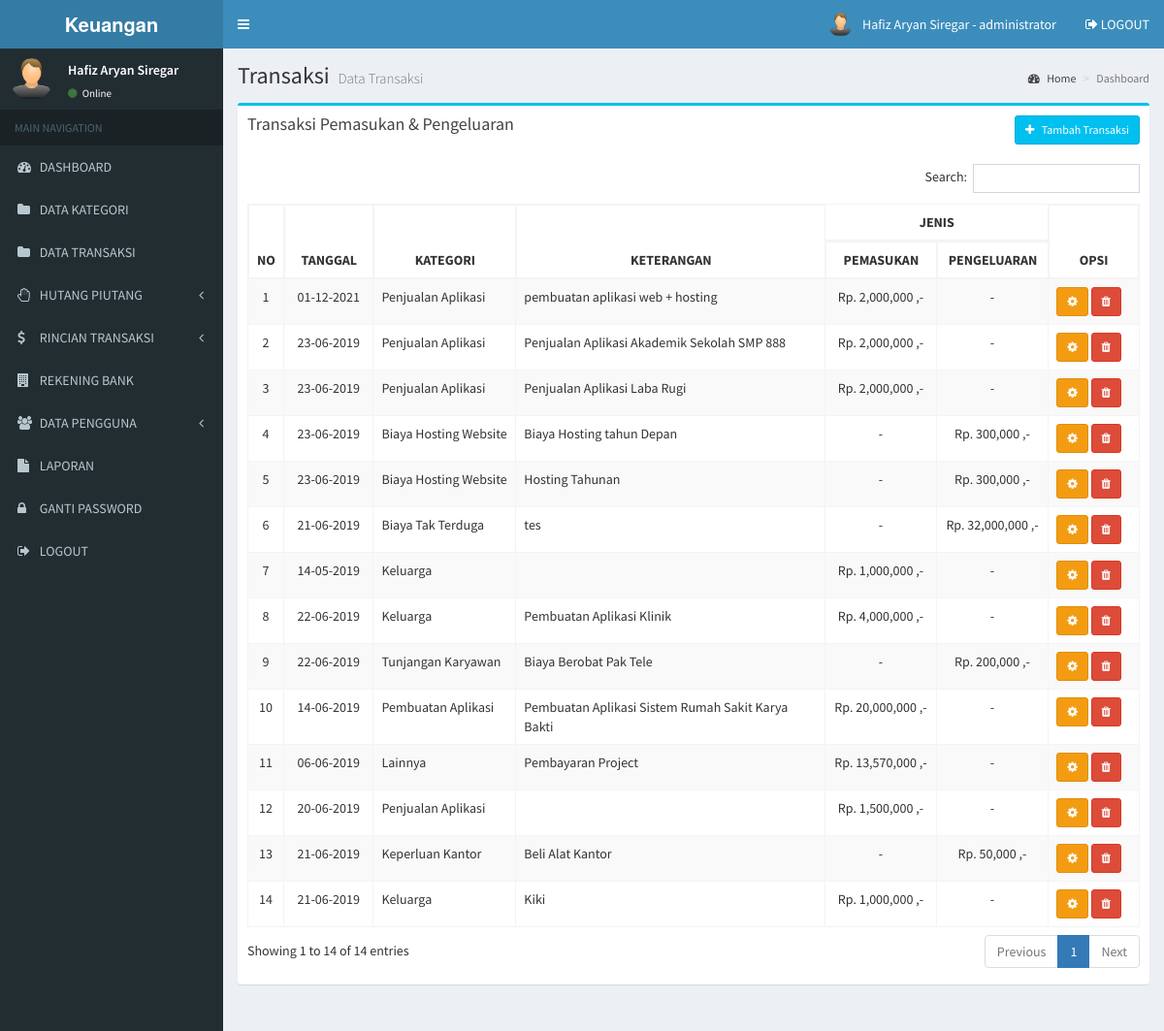
The page /admin/transaksi.php (signed in) on the database its author committed.
### tables this page shows
CREATE TABLE `user` (
  `user_id` int(11) NOT NULL,
  `user_nama` varchar(100) NOT NULL,
  `user_username` varchar(100) NOT NULL,
  `user_password` varchar(100) NOT NULL,
  `user_foto` varchar(100) DEFAULT NULL,
  `user_level` varchar(20) NOT NULL
);

CREATE TABLE `transaksi` (
  `transaksi_id` int(11) NOT NULL,
  `transaksi_tanggal` date NOT NULL,
  `transaksi_jenis` enum('Pengeluaran','Pemasukan') NOT NULL,
  `transaksi_kategori` int(11) NOT NULL,
  `transaksi_nominal` int(11) NOT NULL,
  `transaksi_keterangan` text NOT NULL,
  `transaksi_bank` int(11) NOT NULL
);

CREATE TABLE `kategori` (
  `kategori_id` int(11) NOT NULL,
  `kategori` varchar(255) NOT NULL
);

### admin/transaksi.php (the view, shortened to what this page needs)
<?php include 'header.php'; ?>
<div class="content-wrapper">
  <section class="content-header">
    <h1>
      Transaksi
      <small>Data Transaksi</small>
    </h1>
    <ol class="breadcrumb">
      <li><a href="#"><i class="fa fa-dashboard"></i> Home</a></li>
      <li class="active">Dashboard</li>
    </ol>
  </section>
  <section class="content">
    <div class="row">
      <section class="col-lg-12">
        <div class="box box-info">
          <div class="box-header">
            <h3 class="box-title">Transaksi Pemasukan & Pengeluaran</h3>
            <div class="btn-group pull-right">
              <button type="button" class="btn btn-info btn-sm" data-toggle="modal" data-target="#exampleModal">
                <i class="fa fa-plus"></i> &nbsp Tambah Transaksi
              </button>
            </div>
          </div>
          <div class="box-body">
            <div class="table-responsive">
              <table class="table table-bordered table-striped" id="table-datatable">
                <thead>
                  <tr>
                    <th width="1%" rowspan="2">NO</th>
                    <th width="10%" rowspan="2" class="text-center">TANGGAL</th>
                    <th rowspan="2" class="text-center">KATEGORI</th>
                    <th rowspan="2" class="text-center">KETERANGAN</th>
                    <th colspan="2" class="text-center">JENIS</th>
                    <th rowspan="2" width="10%" class="text-center">OPSI</th>
                  </tr>
                  <tr>
                    <th class="text-center">PEMASUKAN</th>
                    <th class="text-center">PENGELUARAN</th>
                  </tr>
                </thead>
                <tbody>
                  <?php
                  include '../koneksi.php';
                  $no=1;
                  $data = mysqli_query($koneksi,"SELECT * FROM transaksi,kategori where kategori_id=transaksi_kategori order by transaksi_id desc");
                  while($d = mysqli_fetch_array($data)){
                    ?>
                    <tr>
                      <td class="text-center"><?php echo $no++; ?></td>
                      <td class="text-center"><?php echo date('d-m-Y', strtotime($d['transaksi_tanggal'])); ?></td>
                      <td><?php echo $d['kategori']; ?></td>
                      <td><?php echo $d['transaksi_keterangan']; ?></td>
                      <td class="text-center">
                        <?php
                        if($d['transaksi_jenis'] == "Pemasukan"){
                          echo "Rp. ".number_format($d['transaksi_nominal'])." ,-";
                        }else{
                          echo "-";
                        }
                        ?>
                      </td>
                      <td class="text-center">
                        <?php
                        if($d['transaksi_jenis'] == "Pengeluaran"){
                          echo "Rp. ".number_format($d['transaksi_nominal'])." ,-";
                        }else{
                          echo "-";
                        }
                        ?>
                      </td>
                      <td>
                        <button type="button" class="btn btn-warning btn-sm" data-toggle="modal" data-target="#edit_transaksi_<?php echo $d['transaksi_id'] ?>">
                          <i class="fa fa-cog"></i>
                        </button>
                        <button type="button" class="btn btn-danger btn-sm" data-toggle="modal" data-target="#hapus_transaksi_<?php echo $d['transaksi_id'] ?>">
                          <i class="fa fa-trash"></i>
                        </button>
                      </td>
                    </tr>
                    <?php
                  }
                  ?>
                </tbody>
              </table>
            </div>
          </div>
        </div>
      </section>
    </div>
  </section>
</div>
<?php include 'footer.php'; ?>

### admin/header.php (shortened to what this page needs)
<!DOCTYPE html>
<html>
<head>
  <link rel="stylesheet" href="../assets/bower_components/bootstrap/dist/css/bootstrap.min.css">
  <link rel="stylesheet" href="../assets/bower_components/font-awesome/css/font-awesome.min.css">
  <link rel="stylesheet" href="../assets/bower_components/Ionicons/css/ionicons.min.css">
  <link rel="stylesheet" href="../assets/dist/css/AdminLTE.min.css">
  <link rel="stylesheet" href="../assets/bower_components/datatables.net-bs/css/dataTables.bootstrap.min.css">
  <link rel="stylesheet" href="../assets/dist/css/skins/_all-skins.min.css">
  <link rel="stylesheet" href="../assets/bower_components/morris.js/morris.css">
  <link rel="stylesheet" href="../assets/bower_components/jvectormap/jquery-jvectormap.css">
  <link rel="stylesheet" href="../assets/bower_components/bootstrap-datepicker/dist/css/bootstrap-datepicker.min.css">
  <link rel="stylesheet" href="../assets/bower_components/bootstrap-daterangepicker/daterangepicker.css">
  <link rel="stylesheet" href="../assets/plugins/bootstrap-wysihtml5/bootstrap3-wysihtml5.min.css">
  <?php
  include '../koneksi.php';
  ?>
</head>
<body class="hold-transition skin-blue sidebar-mini">
  <div class="wrapper">
    <header class="main-header">
      <a href="index.php" class="logo">
        <span class="logo-lg"><b>Keuangan</b></span>
      </a>
      <nav class="navbar navbar-static-top">
        <a href="#" class="sidebar-toggle" data-toggle="push-menu" role="button">
        </a>
        <div class="navbar-custom-menu">
          <ul class="nav navbar-nav">
            <li class="dropdown user user-menu">
              <a href="#" class="dropdown-toggle" data-toggle="dropdown">
                <?php
                $id_user = $_SESSION['id'];
                $profil = mysqli_query($koneksi, "select * from user where user_id='$id_user'");
                $profil = mysqli_fetch_assoc($profil);
                if ($profil['user_foto'] == "") {
                ?>
                  <img src="../gambar/sistem/user.png" class="user-image">
                <?php } else { ?>
                  <img src="../gambar/user/<?php echo $profil['user_foto'] ?>" class="user-image">
                <?php } ?>
                <span class="hidden-xs"><?php echo $_SESSION['nama']; ?> - <?php echo $_SESSION['level']; ?></span>
              </a>
            </li>
            <li>
              <a href="logout.php" onclick="return confirm('Apakah Anda yakin untuk logout?')">
                <i class="fa fa-sign-out"></i> LOGOUT
              </a>
            </li>
          </ul>
        </div>
      </nav>
    </header>
    <aside class="main-sidebar">
      <section class="sidebar">
        <div class="user-panel">
          <div class="pull-left image">
            <?php
            $id_user = $_SESSION['id'];
            $profil = mysqli_query($koneksi, "select * from user where user_id='$id_user'");
            $profil = mysqli_fetch_assoc($profil);
            if ($profil['user_foto'] == "") {
            ?>
              <img src="../gambar/sistem/user.png" class="img-circle">
            <?php } else { ?>
              <img src="../gambar/user/<?php echo $profil['user_foto'] ?>" class="img-circle" style="max-height:45px">
            <?php } ?>
          </div>
          <div class="pull-left info">
            <p><?php echo $_SESSION['nama']; ?></p>
            <a href="#"><i class="fa fa-circle text-success"></i> Online</a>
          </div>
        </div>
        <ul class="sidebar-menu" data-widget="tree">
          <li class="header">MAIN NAVIGATION</li>
          <li>
            <a href="index.php">
              <i class="fa fa-dashboard"></i> <span>DASHBOARD</span>
            </a>
          </li>
          <li>
            <a href="kategori.php">
              <i class="fa fa-folder"></i> <span>DATA KATEGORI</span>
            </a>
          </li>
          <li>
            <a href="transaksi.php">
              <i class="fa fa-folder"></i> <span>DATA TRANSAKSI</span>
            </a>
          </li>
          <li class="treeview">
            <a href="#">
              <i class="fa fa-hand-paper-o"></i>
              <span>HUTANG PIUTANG</span>
              <span class="pull-right-container">
                <i class="fa fa-angle-left pull-right"></i>
              </span>
            </a>
          </li>
          <li class="treeview">
            <a href="#">
              <i class="fa fa-dollar"></i>
              <span>RINCIAN TRANSAKSI</span>
              <span class="pull-right-container">
                <i class="fa fa-angle-left pull-right"></i>
              </span>
            </a>
          </li>
          <li>
            <a href="bank.php">
              <i class="fa fa-building"></i> <span>REKENING BANK</span>
            </a>
          </li>
          <li class="treeview">
            <a href="#">
              <i class="fa fa-users"></i>
              <span>DATA PENGGUNA</span>
              <span class="pull-right-container">
                <i class="fa fa-angle-left pull-right"></i>
              </span>
            </a>
          </li>
          <li>
            <a href="laporan.php">
              <i class="fa fa-file"></i> <span>LAPORAN</span>
            </a>
          </li>
          <li>
            <a href="gantipassword.php">
              <i class="fa fa-lock"></i> <span>GANTI PASSWORD</span>
            </a>
          </li>
          <li>
            <a href="logout.php" onclick="return confirm('Apakah Anda yakin untuk logout?')">
              <i class="fa fa-sign-out"></i> <span>LOGOUT</span>
            </a>
          </li>
        </ul>
      </section>
    </aside>

### admin/header.php (style rules this page uses)
#table-datatable { width: 100% !important; }
#table-datatable .sorting_disabled { border: 1px solid #f4f4f4; }

### rows shown on the page
user: user_foto (picture)
transaksi: transaksi_tanggal "01-12-2021", kategori.kategori "Penjualan Aplikasi", transaksi_keterangan "pembuatan aplikasi web + hosting", transaksi_nominal "2,000,000"
transaksi: transaksi_tanggal "23-06-2019", kategori.kategori "Penjualan Aplikasi", transaksi_keterangan "Penjualan Aplikasi Akademik Sekolah SMP 888", transaksi_nominal "2,000,000"
transaksi: transaksi_tanggal "23-06-2019", kategori.kategori "Penjualan Aplikasi", transaksi_keterangan "Penjualan Aplikasi Laba Rugi", transaksi_nominal "2,000,000"
transaksi: transaksi_tanggal "23-06-2019", kategori.kategori "Biaya Hosting Website", transaksi_keterangan "Biaya Hosting tahun Depan", transaksi_nominal "300,000"
transaksi: transaksi_tanggal "23-06-2019", kategori.kategori "Biaya Hosting Website", transaksi_keterangan "Hosting Tahunan", transaksi_nominal "300,000"
transaksi: transaksi_tanggal "21-06-2019", kategori.kategori "Biaya Tak Terduga", transaksi_keterangan "tes", transaksi_nominal "32,000,000"
transaksi: transaksi_tanggal "14-05-2019", kategori.kategori "Keluarga", transaksi_nominal "1,000,000"
transaksi: transaksi_tanggal "22-06-2019", kategori.kategori "Keluarga", transaksi_keterangan "Pembuatan Aplikasi Klinik", transaksi_nominal "4,000,000"
transaksi: transaksi_tanggal "22-06-2019", kategori.kategori "Tunjangan Karyawan", transaksi_keterangan "Biaya Berobat Pak Tele", transaksi_nominal "200,000"
transaksi: transaksi_tanggal "14-06-2019", kategori.kategori "Pembuatan Aplikasi", transaksi_keterangan "Pembuatan Aplikasi Sistem Rumah Sakit Karya Bakti", transaksi_nominal "20,000,000"
transaksi: transaksi_tanggal "06-06-2019", kategori.kategori "Lainnya", transaksi_keterangan "Pembayaran Project", transaksi_nominal "13,570,000"
transaksi: transaksi_tanggal "20-06-2019", kategori.kategori "Penjualan Aplikasi", transaksi_nominal "1,500,000"
transaksi: transaksi_tanggal "21-06-2019", kategori.kategori "Keperluan Kantor", transaksi_keterangan "Beli Alat Kantor", transaksi_nominal "50,000"
transaksi: transaksi_tanggal "21-06-2019", kategori.kategori "Keluarga", transaksi_keterangan "Kiki", transaksi_nominal "1,000,000"

### other values the page prints
$_SESSION['nama'] "Hafiz Aryan Siregar"
$_SESSION['level'] "administrator"
